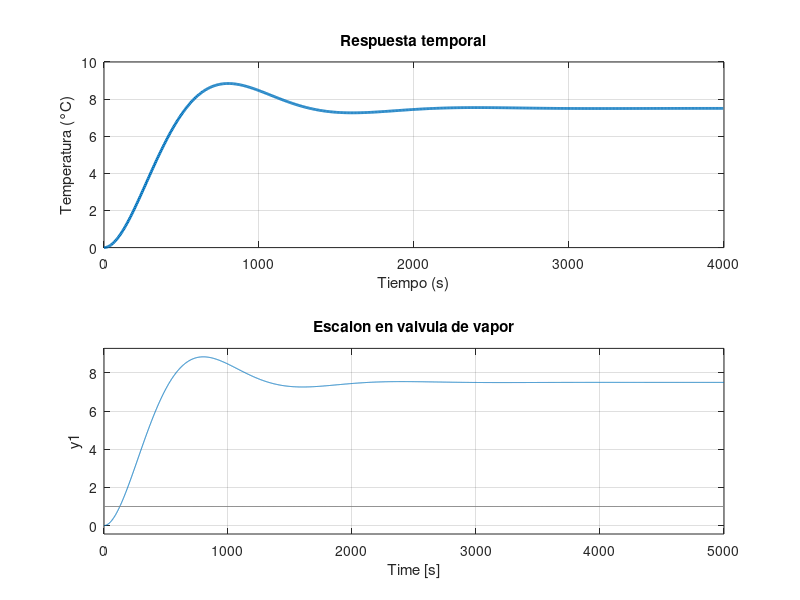

MATLAB code for this plot:
clc; clear; close all;

%--------------modelo intercambiador --------------------------------------
escala1= 1;
escala2= 1;
%modelo continuo
Gs = tf([0 2e-5],[1 0.004299 2e-5]);    % FUN 1
Gw = tf ([0 13e-5],[1 0.004299 2e-5]);  % FUN 2

[A, B, C, D] = ssdata([Gs Gw]);
sys_c = ss(A,B,C,D);

%step(sys_c);
autovalc= eig(A);       % determinarmos estabilidad 

%modelo discreto
Ts= 5; 
sys_d= c2d(sys_c,Ts);
G= sys_d.A;             %in discreta
H = sys_d.B;            % matriz de entrada
autovald= eig(H);       % estable ?

%-------------------- SIMULACION -------------------------------
tsim = 4000;            % tiempo de simulacion

N = round (tsim/Ts);    %n muestras por simulación
x(:,1) = [0;0];
y= zeros(1,N); 
u = [escala1*ones(1,N); escala2*ones(1,N)]; %señales de entrada
for k=1:N
   x(:,k+1) =  G*x(:,k)+H*u(:,k);
   y(k) =  C*x(:,k);
end

t = 0:Ts:(N-1)*Ts;      % vector de tiempo
subplot(2,1,1)

plot(t,y, 'LineWidth',2); grid on;
xlabel('Tiempo (s)'); ylabel('Temperatura (°C)');
title('Respuesta temporal')
subplot(2,1,2)

plot(x(1,:),x(2,:),'k-', 'LineWidth',1.5); grid on;
xlabel('x_1[k]'); ylabel('x_2[k]');
title('Espacio de estados')

%% MATRICES CALCULADAS FORMA CANONICA CONTROLABLE
escala1= 1;
escala2= 1;

A = [0 1;
    -2e-5 -0.004299];

B = [0 0;
     2e-5 13e-5];

C = [1 0];

D = [0 0];

sys = ss(A,B,C,D);
t = 0:1:5000;

u = [escala1*ones(length(t),1) escala2*ones(length(t),1)];

lsim(sys,u,t)

grid on
title('Escalon en valvula de vapor')
